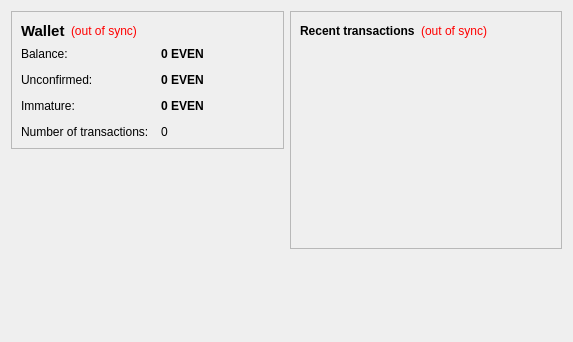
<?xml version="1.0" encoding="UTF-8"?>
<ui version="4.0">
 <class>OverviewPage</class>
 <widget class="QWidget" name="OverviewPage">
  <property name="geometry">
   <rect>
    <x>0</x>
    <y>0</y>
    <width>573</width>
    <height>342</height>
   </rect>
  </property>
  <property name="windowTitle">
   <string>Form</string>
  </property>
  <layout class="QHBoxLayout" name="horizontalLayout" stretch="1,1">
   <item>
    <layout class="QVBoxLayout" name="verticalLayout_2">
     <item>
      <widget class="QFrame" name="frame">
       <property name="frameShape">
        <enum>QFrame::StyledPanel</enum>
       </property>
       <property name="frameShadow">
        <enum>QFrame::Raised</enum>
       </property>
       <layout class="QVBoxLayout" name="verticalLayout_4">
        <item>
         <layout class="QHBoxLayout" name="horizontalLayout_4">
          <item>
           <widget class="QLabel" name="label_5">
            <property name="font">
             <font>
              <pointsize>11</pointsize>
              <weight>75</weight>
              <bold>true</bold>
             </font>
            </property>
            <property name="text">
             <string>Wallet</string>
            </property>
           </widget>
          </item>
          <item>
           <widget class="QLabel" name="labelWalletStatus">
            <property name="toolTip">
             <string>The displayed information may be out of date. Your wallet automatically synchronizes with the FooCoin network after a connection is established, but this process has not completed yet.</string>
            </property>
            <property name="styleSheet">
             <string notr="true">QLabel { color: red; }</string>
            </property>
            <property name="text">
             <string notr="true">(out of sync)</string>
            </property>
            <property name="alignment">
             <set>Qt::AlignLeading|Qt::AlignLeft|Qt::AlignVCenter</set>
            </property>
           </widget>
          </item>
          <item>
           <spacer name="horizontalSpacer_2">
            <property name="orientation">
             <enum>Qt::Horizontal</enum>
            </property>
            <property name="sizeHint" stdset="0">
             <size>
              <width>40</width>
              <height>20</height>
             </size>
            </property>
           </spacer>
          </item>
         </layout>
        </item>
        <item>
         <layout class="QFormLayout" name="formLayout_2">
          <property name="fieldGrowthPolicy">
           <enum>QFormLayout::AllNonFixedFieldsGrow</enum>
          </property>
          <property name="horizontalSpacing">
           <number>12</number>
          </property>
          <property name="verticalSpacing">
           <number>12</number>
          </property>
          <item row="0" column="0">
           <widget class="QLabel" name="label">
            <property name="text">
             <string>Balance:</string>
            </property>
           </widget>
          </item>
          <item row="0" column="1">
           <widget class="QLabel" name="labelBalance">
            <property name="font">
             <font>
              <weight>75</weight>
              <bold>true</bold>
             </font>
            </property>
            <property name="cursor">
             <cursorShape>IBeamCursor</cursorShape>
            </property>
            <property name="toolTip">
             <string>Your current balance</string>
            </property>
            <property name="text">
             <string notr="true">0 EVEN</string>
            </property>
            <property name="textInteractionFlags">
             <set>Qt::LinksAccessibleByMouse|Qt::TextSelectableByKeyboard|Qt::TextSelectableByMouse</set>
            </property>
           </widget>
          </item>
          <item row="1" column="0">
           <widget class="QLabel" name="label_3">
            <property name="text">
             <string>Unconfirmed:</string>
            </property>
           </widget>
          </item>
          <item row="1" column="1">
           <widget class="QLabel" name="labelUnconfirmed">
            <property name="font">
             <font>
              <weight>75</weight>
              <bold>true</bold>
             </font>
            </property>
            <property name="cursor">
             <cursorShape>IBeamCursor</cursorShape>
            </property>
            <property name="toolTip">
             <string>Total of transactions that have yet to be confirmed, and do not yet count toward the current balance</string>
            </property>
            <property name="text">
             <string notr="true">0 EVEN</string>
            </property>
            <property name="textInteractionFlags">
             <set>Qt::LinksAccessibleByMouse|Qt::TextSelectableByKeyboard|Qt::TextSelectableByMouse</set>
            </property>
           </widget>
          </item>
          <item row="3" column="0">
           <widget class="QLabel" name="label_2">
            <property name="text">
             <string>Number of transactions:</string>
            </property>
           </widget>
          </item>
          <item row="3" column="1">
           <widget class="QLabel" name="labelNumTransactions">
            <property name="toolTip">
             <string>Total number of transactions in wallet</string>
            </property>
            <property name="text">
             <string notr="true">0</string>
            </property>
           </widget>
          </item>
          <item row="2" column="0">
           <widget class="QLabel" name="labelImmatureText">
            <property name="text">
             <string>Immature:</string>
            </property>
           </widget>
          </item>
          <item row="2" column="1">
           <widget class="QLabel" name="labelImmature">
            <property name="font">
             <font>
              <weight>75</weight>
              <bold>true</bold>
             </font>
            </property>
            <property name="toolTip">
             <string>Mined balance that has not yet matured</string>
            </property>
            <property name="text">
             <string notr="true">0 EVEN</string>
            </property>
            <property name="textInteractionFlags">
             <set>Qt::LinksAccessibleByMouse|Qt::TextSelectableByKeyboard|Qt::TextSelectableByMouse</set>
            </property>
           </widget>
          </item>
         </layout>
        </item>
       </layout>
      </widget>
     </item>
     <item>
      <spacer name="verticalSpacer">
       <property name="orientation">
        <enum>Qt::Vertical</enum>
       </property>
       <property name="sizeHint" stdset="0">
        <size>
         <width>20</width>
         <height>40</height>
        </size>
       </property>
      </spacer>
     </item>
    </layout>
   </item>
   <item>
    <layout class="QVBoxLayout" name="verticalLayout_3">
     <item>
      <widget class="QFrame" name="frame_2">
       <property name="frameShape">
        <enum>QFrame::StyledPanel</enum>
       </property>
       <property name="frameShadow">
        <enum>QFrame::Raised</enum>
       </property>
       <layout class="QVBoxLayout" name="verticalLayout">
        <item>
         <layout class="QHBoxLayout" name="horizontalLayout_2">
          <item>
           <widget class="QLabel" name="label_4">
            <property name="text">
             <string>&lt;b&gt;Recent transactions&lt;/b&gt;</string>
            </property>
           </widget>
          </item>
          <item>
           <widget class="QLabel" name="labelTransactionsStatus">
            <property name="toolTip">
             <string>The displayed information may be out of date. Your wallet automatically synchronizes with the FooCoin network after a connection is established, but this process has not completed yet.</string>
            </property>
            <property name="styleSheet">
             <string notr="true">QLabel { color: red; }</string>
            </property>
            <property name="text">
             <string notr="true">(out of sync)</string>
            </property>
            <property name="alignment">
             <set>Qt::AlignRight|Qt::AlignTrailing|Qt::AlignVCenter</set>
            </property>
           </widget>
          </item>
          <item>
           <spacer name="horizontalSpacer">
            <property name="orientation">
             <enum>Qt::Horizontal</enum>
            </property>
            <property name="sizeHint" stdset="0">
             <size>
              <width>40</width>
              <height>20</height>
             </size>
            </property>
           </spacer>
          </item>
         </layout>
        </item>
        <item>
         <widget class="QListView" name="listTransactions">
          <property name="styleSheet">
           <string notr="true">QListView { background: transparent; }</string>
          </property>
          <property name="frameShape">
           <enum>QFrame::NoFrame</enum>
          </property>
          <property name="verticalScrollBarPolicy">
           <enum>Qt::ScrollBarAlwaysOff</enum>
          </property>
          <property name="horizontalScrollBarPolicy">
           <enum>Qt::ScrollBarAlwaysOff</enum>
          </property>
          <property name="selectionMode">
           <enum>QAbstractItemView::NoSelection</enum>
          </property>
         </widget>
        </item>
       </layout>
      </widget>
     </item>
     <item>
      <spacer name="verticalSpacer_2">
       <property name="orientation">
        <enum>Qt::Vertical</enum>
       </property>
       <property name="sizeHint" stdset="0">
        <size>
         <width>20</width>
         <height>40</height>
        </size>
       </property>
      </spacer>
     </item>
    </layout>
   </item>
  </layout>
 </widget>
 <resources/>
 <connections/>
</ui>
